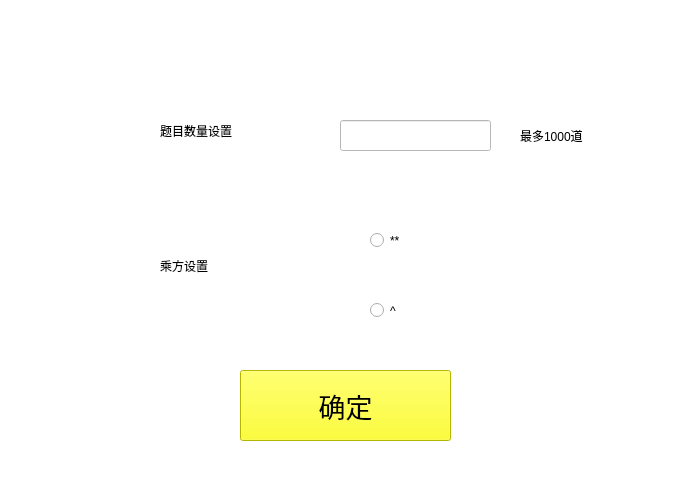
<?xml version="1.0" encoding="UTF-8"?>
<ui version="4.0">
 <class>Setting</class>
 <widget class="QWidget" name="Setting">
  <property name="geometry">
   <rect>
    <x>0</x>
    <y>0</y>
    <width>696</width>
    <height>501</height>
   </rect>
  </property>
  <property name="windowTitle">
   <string>Form</string>
  </property>
  <property name="styleSheet">
   <string notr="true">background-color: rgb(255, 255, 255);</string>
  </property>
  <widget class="QLabel" name="label">
   <property name="geometry">
    <rect>
     <x>160</x>
     <y>100</y>
     <width>161</width>
     <height>61</height>
    </rect>
   </property>
   <property name="styleSheet">
    <string notr="true">color: rgb(0, 0, 0);</string>
   </property>
   <property name="text">
    <string>题目数量设置</string>
   </property>
  </widget>
  <widget class="QLineEdit" name="lineEdit">
   <property name="geometry">
    <rect>
     <x>340</x>
     <y>120</y>
     <width>151</width>
     <height>31</height>
    </rect>
   </property>
  </widget>
  <widget class="QLabel" name="label_2">
   <property name="geometry">
    <rect>
     <x>160</x>
     <y>250</y>
     <width>131</width>
     <height>31</height>
    </rect>
   </property>
   <property name="styleSheet">
    <string notr="true">color: rgb(0, 0, 0);</string>
   </property>
   <property name="text">
    <string>乘方设置</string>
   </property>
  </widget>
  <widget class="QRadioButton" name="radioButton">
   <property name="geometry">
    <rect>
     <x>370</x>
     <y>230</y>
     <width>112</width>
     <height>21</height>
    </rect>
   </property>
   <property name="styleSheet">
    <string notr="true">color: rgb(0, 0, 0);</string>
   </property>
   <property name="text">
    <string>**</string>
   </property>
  </widget>
  <widget class="QRadioButton" name="radioButton_2">
   <property name="geometry">
    <rect>
     <x>370</x>
     <y>300</y>
     <width>112</width>
     <height>21</height>
    </rect>
   </property>
   <property name="styleSheet">
    <string notr="true">color: rgb(0, 0, 0);</string>
   </property>
   <property name="text">
    <string>^</string>
   </property>
  </widget>
  <widget class="QLabel" name="label_3">
   <property name="geometry">
    <rect>
     <x>520</x>
     <y>120</y>
     <width>141</width>
     <height>31</height>
    </rect>
   </property>
   <property name="styleSheet">
    <string notr="true">color: rgb(0, 0, 0);</string>
   </property>
   <property name="text">
    <string>最多1000道</string>
   </property>
  </widget>
  <widget class="QPushButton" name="confirm">
   <property name="geometry">
    <rect>
     <x>240</x>
     <y>370</y>
     <width>211</width>
     <height>71</height>
    </rect>
   </property>
   <property name="font">
    <font>
     <pointsize>20</pointsize>
    </font>
   </property>
   <property name="styleSheet">
    <string notr="true">color: rgb(0, 0, 0);
background-color: rgb(255, 255, 0);</string>
   </property>
   <property name="text">
    <string>确定</string>
   </property>
  </widget>
 </widget>
 <resources/>
 <connections/>
</ui>
